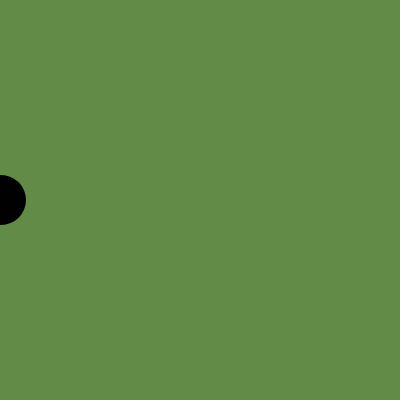
Frame 1 (no input)
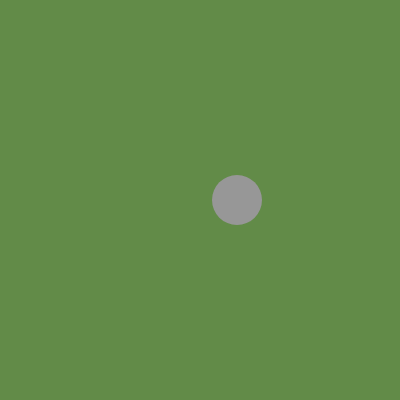
Frame 60 (no input)
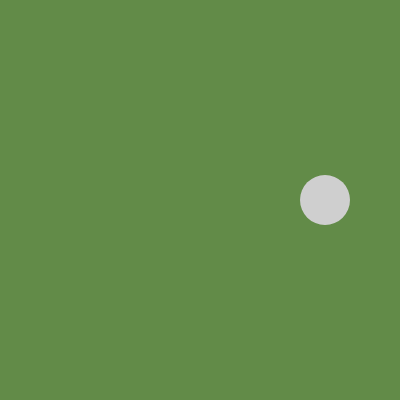
Frame 120 (the mouse pressed at the canvas centre since frame 60)

The p5.js sketch that drew these frames (run headless with seeded random() and noise() and a simulated clock; from frame 60 on, the mouse is pressed at the canvas centre):

// p5.js sketch
// ── sketch.js
//Try to re-write bouncing ball from memory in just the horizontal dimension. See if you can re-derive the logic for yourself. 

//Challenge: Make the ball’s fill color bounce back and forth fading from white through gray to black and then back to white again. 

//Challenge: Make the fill color bouncing back and forth sync up with the ball bouncing back and forth so that both fill color and the x-position of the ball hit their respective boundaries at the same time. 

let xpos = 1;
let xspeed = 4;

function setup() {
  createCanvas(400, 400);
}

function draw() {
  background(98, 139, 72); // Set background color

  // Map xpos to a color value between 0 (black) and 255 (white)
  let fillColor = map(xpos, 0, width, 0, 255);
  fill(fillColor); // Set the fill color for the ball
  noStroke(); // Remove the stroke outline

  // Draw the ball at xpos
  ellipse(xpos, height / 2, 50, 50); // Make the ball larger for visibility

  // Check if the ball hits the left or right edge of the canvas
  if (xpos > width || xpos < 0) {
    xspeed = xspeed * -1; // Reverse the direction
  }

  // Update xpos to move the ball
  xpos += xspeed;
}
